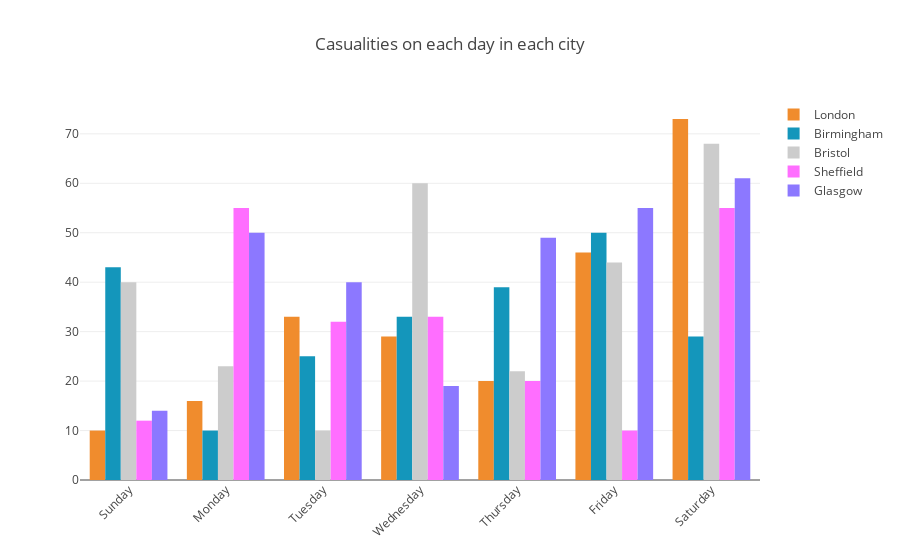

The cell this chart's notebook holds for it:
### Markdown cell above
# Analysing Accidents on each day in each city

### Code cell
London_plot = go.Bar(
    x=['Sunday', 'Monday', 'Tuesday', 'Wednesday', 'Thursday', 'Friday','Saturday'],
    y=[10,16,33,29,20,46,73],
    name='London',
    marker=dict(
        color='rgb(240, 140, 45)',
    )
)
Birmingham_plot = go.Bar(
    x=['Sunday', 'Monday', 'Tuesday', 'Wednesday', 'Thursday', 'Friday','Saturday'],
    y=[43,10,25,33,39,50,29],
    name='Birmingham',
    marker=dict(
        color='rgb(20, 150, 187)',
    )
)
Bristol_plot = go.Bar(
    x=['Sunday', 'Monday', 'Tuesday', 'Wednesday', 'Thursday', 'Friday','Saturday'],
    y=[40,23,10,60,22,44,68],
    name='Bristol ',
    marker=dict(
        color='rgb(204,204,204)',
    )
)
Sheffield_plot = go.Bar(
    x=['Sunday', 'Monday', 'Tuesday', 'Wednesday', 'Thursday', 'Friday','Saturday'],
    y=[12,55,32,33,20,10,55],
    name='Sheffield ',
    marker=dict(
        color='rgb(260, 110, 345)',
    )
)
Glasgow_plot = go.Bar(
    x=['Sunday', 'Monday', 'Tuesday', 'Wednesday', 'Thursday', 'Friday','Saturday'],
    y=[14,50,40,19,49,55,61],
    name='Glasgow',
    marker=dict(
        color='rgb(140, 120, 415)',
    )
)
data = [London_plot,Birmingham_plot,Bristol_plot,Sheffield_plot,Glasgow_plot]
layout = go.Layout(
    title = 'Casualities on each day in each city',
    xaxis=dict(tickangle=-45),
    barmode='group',
)

fig = dict(data=data, layout=layout)
iplot(fig)

### Figure 1 — Plotly figure (JSON) as saved in the notebook; plotly's stock layout.template omitted (floating-point values rounded to 4 significant figures)
{"data": [{"marker": {"color": "rgb(240, 140, 45)"}, "name": "London", "type": "bar", "x": ["Sunday", "Monday", "Tuesday", "Wednesday", "Thursday", "Friday", "Saturday"], "y": [10, 16, 33, 29, 20, 46, 73]}, {"marker": {"color": "rgb(20, 150, 187)"}, "name": "Birmingham", "type": "bar", "x": ["Sunday", "Monday", "Tuesday", "Wednesday", "Thursday", "Friday", "Saturday"], "y": [43, 10, 25, 33, 39, 50, 29]}, {"marker": {"color": "rgb(204,204,204)"}, "name": "Bristol ", "type": "bar", "x": ["Sunday", "Monday", "Tuesday", "Wednesday", "Thursday", "Friday", "Saturday"], "y": [40, 23, 10, 60, 22, 44, 68]}, {"marker": {"color": "rgb(260, 110, 345)"}, "name": "Sheffield ", "type": "bar", "x": ["Sunday", "Monday", "Tuesday", "Wednesday", "Thursday", "Friday", "Saturday"], "y": [12, 55, 32, 33, 20, 10, 55]}, {"marker": {"color": "rgb(140, 120, 415)"}, "name": "Glasgow", "type": "bar", "x": ["Sunday", "Monday", "Tuesday", "Wednesday", "Thursday", "Friday", "Saturday"], "y": [14, 50, 40, 19, 49, 55, 61]}], "layout": {"barmode": "group", "title": "Casualities on each day in each city", "xaxis": {"tickangle": -45}}}
